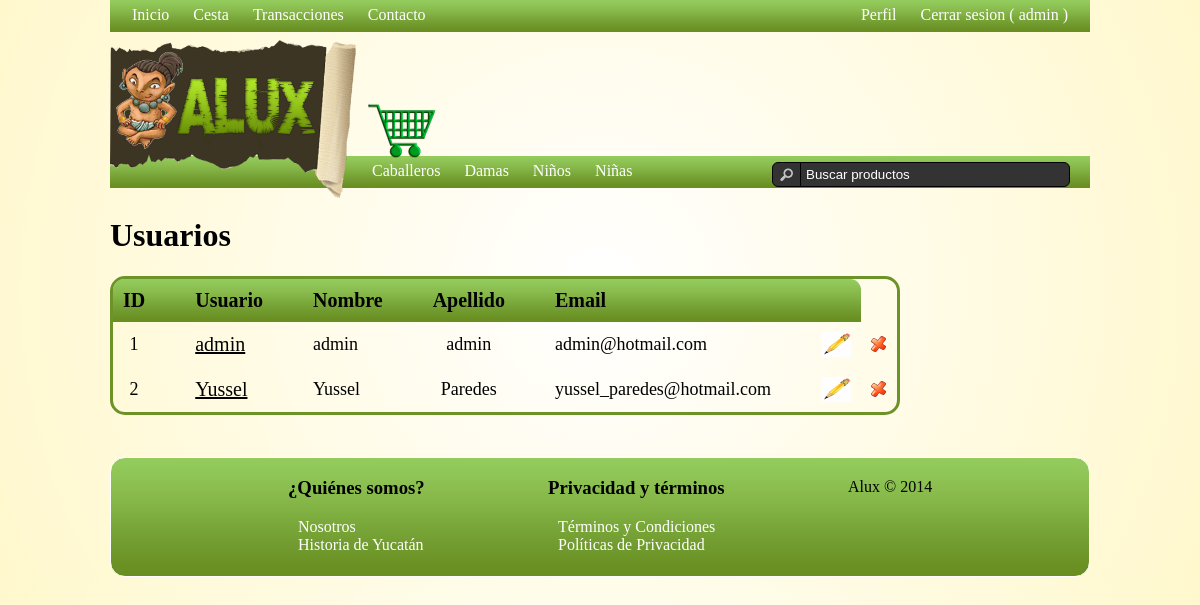
The page /usuarios.php (signed in) on the database its author committed.
### tables this page shows
CREATE TABLE IF NOT EXISTS `usuario` (
  `id` int(10) unsigned NOT NULL AUTO_INCREMENT,
  `nombre` varchar(45) NOT NULL,
  `apellido` varchar(45) NOT NULL,
  `direccion` varchar(60) NOT NULL,
  `usuario` varchar(45) NOT NULL,
  `contrasena` varchar(45) NOT NULL,
  `email` varchar(45) NOT NULL,
  `telefono` varchar(45) NOT NULL,
  `fax` varchar(45) DEFAULT NULL,
  `empresa` varchar(60) DEFAULT NULL,
  `cp` varchar(15) DEFAULT NULL,
  `pais` varchar(45) NOT NULL,
  `ciudad` varchar(45) NOT NULL,
  `esAdmin` tinyint(1) NOT NULL DEFAULT '0',
  PRIMARY KEY (`id`),
  UNIQUE KEY `id_UNIQUE` (`id`),
  UNIQUE KEY `usuario` (`usuario`)
);

### funciones/listar.php (the view, shortened to what this page needs)
<?php
function listarUsuarios(){
	$ccontenido = "";
 $pconexion = abrirConexion();
 $cquery = "SELECT usuario.id AS Id, usuario.nombre AS Nombre, ";
 $cquery .= " usuario.apellido AS Apellido, usuario.usuario AS Usuario,";
 $cquery .= " usuario.email AS Email";
 $cquery .= " FROM usuario";
 $lresult = mysql_query($cquery, $pconexion);
 if (!$lresult) {
   $cerror = "No fue posible recuperar la información de la base de datos.<br>";
   $cerror .= "SQL: $cquery <br>";
   $cerror .= "Descripción: ".mysql_error($pconexion);
   die($cerror);
 }
 else{
   if (mysql_num_rows($lresult) > 0){
	 while ($adatos = mysql_fetch_array($lresult)){
       $cid_Usuario = $adatos["Id"];
	   $ccontenido .= "<tr>";
	   $ccontenido .= "<td align=\"center\">".$adatos["Id"]."</td>";
	   $ccontenido .= "<td width=\"10\">&nbsp;</td>";
	   $ccontenido .= "<td> <a href=\"verUsuario.php?cid_Usuario=$cid_Usuario\">".$adatos["Usuario"]."</a></td>";
	   $ccontenido .= "<td width=\"10\">&nbsp;</td>";
	   $ccontenido .= "<td>".$adatos["Nombre"]."</td>";
	   $ccontenido .= "<td width=\"10\">&nbsp;</td>";
	   $ccontenido .= "<td align=\"center\">".$adatos["Apellido"]."</td>";
	   $ccontenido .= "<td width=\"10\">&nbsp;</td>";
	   $ccontenido .= "<td>".$adatos["Email"]."</td>";
	   $ccontenido .= "<td width=\"10\">&nbsp;</td>";
	   $ccontenido .= "<td><a href=\"./editarUsuario.php?cid_Usuario=$cid_Usuario\">";
	   $ccontenido .= "<img src=\"imagenes/lapiz.gif\" border=\"0\" alt=\"Editar Usuario\" width=\"30\" height=\"25\"></a></td>";
	   $ccontenido .= "<td><a href=\"funciones/borrar.php?cid_Usuario=$cid_Usuario\" onclick=\"return confirmar(' ¿Est&aacute; seguro que desea eliminar el usuario?')\">";
	   $ccontenido .= "<img src=\"imagenes/borrar.gif\" border=\"0\" alt=\"Eliminar Usuario\"></a></td>";
	   $ccontenido .= "</tr>";
	 }
   }
 }
 return $ccontenido;
	}
?>

### css/main.css (style rules this page uses)
body { background-image:radial-gradient(circle,#ffffff, #FFF8CD); margin:0; padding:0; font-family:Cambria, "Hoefler Text", "Liberation Serif", Times, "Times New Roman", serif; }
a { text-decoration: none; color:#FFFFFF; font-size:16px; border:0; }
.tabla td { font-size:18px; padding:10px; }
.tabla a { color:#000000; text-decoration:underline; font-size:20px; }

### rows shown on the page
usuario: id "1", usuario "admin", nombre "admin", apellido "admin", email "admin@hotmail.com"
usuario: id "2", usuario "Yussel", nombre "Yussel", apellido "Paredes", email "yussel_paredes@hotmail.com"

### other values the page prints
$_SESSION["cidusuario"] "admin"
